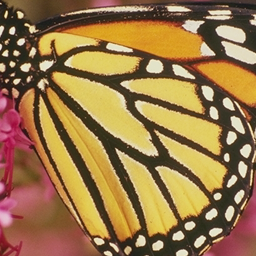
#> input picture DnCNN/KAIR/testsets/set5/butterfly.bmp, 256 x 256 px, given in place of taipei101.png, which was not available
$ python test_improved_adaptive.py   (older library calls are emulated)
#> lines starting #> are read from the running program, lines starting #| are printed output that depends on the picture; after the words box and inside, x2 and y2 are one past the last pixel; in counts of white or black regions, pixels touching at a corner belong together; pictures that were not available may be replaced by others from this repository, and a replacement may not be noted
#> in test_improved_adaptive, image is the input picture: shape (256, 256, 3); mean B, G, R 72.8, 119.2, 153
#| 📏 影像尺寸: (256, 256, 3)
#> in original_adaptive_filter, `high_var_mask = local_var > np.percentile(local_var, 70)`:
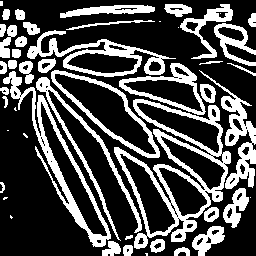
#> high_var_mask: shape (256, 256) bool; 30% white; 49 white regions (11 under 20 px), largest, box (x1, y1, x2, y2) and area: (114, 99, 231, 249) 4037, (3, 71, 111, 247) 2472, (27, 30, 176, 77) 1824
### filter/src/improved_adaptive_filter.py
#!/usr/bin/env python3
# -*- coding: utf-8 -*-
"""
改良版自適應濾波器
特別針對亮部表現問題進行優化
"""

import cv2
import numpy as np
import matplotlib.pyplot as plt
from skimage import restoration, metrics, filters
from skimage.restoration import denoise_tv_chambolle, denoise_nl_means
import os
import sys
import math

def calculate_psnr(original, processed):
    """計算PSNR指標"""
    if len(original.shape) == 3:
        original_gray = cv2.cvtColor(original, cv2.COLOR_BGR2GRAY)
        processed_gray = cv2.cvtColor(processed, cv2.COLOR_BGR2GRAY)
    else:
        original_gray = original
        processed_gray = processed

    mse = np.mean((original_gray.astype(np.float64) - processed_gray.astype(np.float64)) ** 2)
    if mse == 0:
        return float('inf')

    max_pixel = 255.0
    psnr = 20 * math.log10(max_pixel / math.sqrt(mse))
    return psnr

def calculate_cw_ssim(original, processed):
    """計算CW-SSIM指標"""
    if len(original.shape) == 3:
        original_gray = cv2.cvtColor(original, cv2.COLOR_BGR2GRAY)
        processed_gray = cv2.cvtColor(processed, cv2.COLOR_BGR2GRAY)
    else:
        original_gray = original
        processed_gray = processed

    ssim_score = metrics.structural_similarity(original_gray, processed_gray,
                                              data_range=processed_gray.max() - processed_gray.min())
    return ssim_score

def improved_adaptive_filter(image, preserve_brightness=True, detail_enhancement=True):
    """
    改良版自適應濾波器

    主要改進：
    1. 考慮亮度信息，避免過度平滑亮部
    2. 使用多層次判斷而非單一方差判斷
    3. 針對亮部區域使用保細節的濾波方法
    4. 可選的細節增強後處理
    """
#> called with preserve_brightness = True, detail_enhancement = True
    print("🔧 開始改良版自適應濾波處理...")

    # 轉換為灰階計算局部統計
    if len(image.shape) == 3:
        gray = cv2.cvtColor(image, cv2.COLOR_BGR2GRAY)
    else:
        gray = image

    # 計算局部統計
    kernel = np.ones((5, 5), np.float32) / 25
    local_mean = cv2.filter2D(gray.astype(np.float32), -1, kernel)
    local_sqr_mean = cv2.filter2D((gray.astype(np.float32))**2, -1, kernel)
    local_var = local_sqr_mean - local_mean**2

    # 計算梯度資訊
    grad_x = cv2.Sobel(gray, cv2.CV_64F, 1, 0, ksize=3)
    grad_y = cv2.Sobel(gray, cv2.CV_64F, 0, 1, ksize=3)
    gradient_magnitude = np.sqrt(grad_x**2 + grad_y**2)
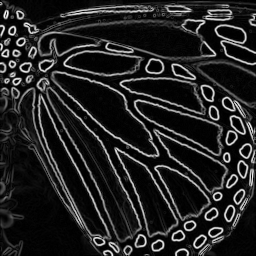
#> gradient_magnitude: shape (256, 256) float64; min 0, max 832.4, mean 116.3; drawn with min black and max white

    result = image.copy()

    # 分析影像特性
    high_var_threshold = np.percentile(local_var, 75)
#> high_var_threshold = 1691.3
    low_var_threshold = np.percentile(local_var, 25)
#> low_var_threshold = 8.79
    high_brightness_threshold = np.percentile(local_mean, 80)
#> high_brightness_threshold = 188.6
    high_gradient_threshold = np.percentile(gradient_magnitude, 80)
#> high_gradient_threshold = 198.9

    print(f"📊 影像分析：")
    print(f"   高方差閾值: {high_var_threshold:.2f}")
#|    高方差閾值: 1691.27
    print(f"   低方差閾值: {low_var_threshold:.2f}")
#|    低方差閾值: 8.79
    print(f"   高亮度閾值: {high_brightness_threshold:.2f}")
#|    高亮度閾值: 188.64
    print(f"   高梯度閾值: {high_gradient_threshold:.2f}")
#|    高梯度閾值: 198.86

    # 建立不同的區域遮罩
    edge_mask = (local_var > high_var_threshold) & (gradient_magnitude > high_gradient_threshold)
#> edge_mask: shape (256, 256) bool; 17.4% white in thin lines or dots
    bright_smooth_mask = (local_mean > high_brightness_threshold) & (local_var < low_var_threshold)
#> bright_smooth_mask: shape (256, 256) bool; 10.8% white; 41 white regions (26 under 20 px), largest, box (x1, y1, x2, y2) and area: (59, 76, 147, 147) 1670, (144, 106, 216, 150) 1011, (132, 81, 199, 109) 747
    dark_smooth_mask = (local_mean <= high_brightness_threshold) & (local_var < low_var_threshold)
#> dark_smooth_mask: shape (256, 256) bool; 14.2% white; 190 white regions (145 under 20 px), largest, box (x1, y1, x2, y2) and area: (6, 191, 89, 256) 3028, (213, 221, 256, 256) 802, (41, 0, 86, 17) 452
    medium_mask = ~(edge_mask | bright_smooth_mask | dark_smooth_mask)
#> medium_mask: shape (256, 256) bool; 57.6% white; 319 black regions (191 under 20 px), largest, box (x1, y1, x2, y2) and area: (6, 191, 89, 256) 3028, (59, 76, 147, 147) 1670, (19, 88, 110, 246) 1258

    print(f"🎯 區域分析：")
    print(f"   邊緣區域: {np.sum(edge_mask)/(edge_mask.shape[0]*edge_mask.shape[1])*100:.1f}%")
#|    邊緣區域: 17.4%
    print(f"   亮部平滑: {np.sum(bright_smooth_mask)/(bright_smooth_mask.shape[0]*bright_smooth_mask.shape[1])*100:.1f}%")
#|    亮部平滑: 10.8%
    print(f"   暗部平滑: {np.sum(dark_smooth_mask)/(dark_smooth_mask.shape[0]*dark_smooth_mask.shape[1])*100:.1f}%")
#|    暗部平滑: 14.2%
    print(f"   中間區域: {np.sum(medium_mask)/(medium_mask.shape[0]*medium_mask.shape[1])*100:.1f}%")
#|    中間區域: 57.6%

    # 1. 邊緣區域：使用輕微的雙邊濾波保持邊緣
    if np.sum(edge_mask) > 0:
        print("🔄 處理邊緣區域...")
        result[edge_mask] = cv2.bilateralFilter(image, 5, 30, 30)[edge_mask]
#> result: shape (256, 256, 3); 16.58% of pixels changed, all inside (x1, y1, x2, y2) = (0, 2, 256, 256)

    # 2. 亮部平滑區域：使用保細節的非局部均值濾波
    if np.sum(bright_smooth_mask) > 0:
        print("✨ 處理亮部平滑區域...")
        if preserve_brightness:
            # 使用較溫和的非局部均值濾波，保持亮部細節
            if len(image.shape) == 3:
                bright_filtered = cv2.fastNlMeansDenoisingColored(image, None, 5, 5, 7, 15)
            else:
                bright_filtered = cv2.fastNlMeansDenoising(image, None, 5, 7, 15)
            result[bright_smooth_mask] = bright_filtered[bright_smooth_mask]
#> result: shape (256, 256, 3); mean B, G, R 72.8, 119.2, 152.8
        else:
            # 使用輕微的高斯濾波
            result[bright_smooth_mask] = cv2.GaussianBlur(image, (3, 3), 0.8)[bright_smooth_mask]

    # 3. 暗部平滑區域：使用較強的去噪
    if np.sum(dark_smooth_mask) > 0:
        print("🌙 處理暗部平滑區域...")
        result[dark_smooth_mask] = cv2.GaussianBlur(image, (5, 5), 1.2)[dark_smooth_mask]
#> result: shape (256, 256, 3); mean B, G, R 72.8, 119.2, 152.8

    # 4. 中間區域：使用平衡的濾波
    if np.sum(medium_mask) > 0:
        print("⚖️ 處理中間區域...")
        result[medium_mask] = cv2.bilateralFilter(image, 7, 50, 50)[medium_mask]

    # 細節增強後處理
    if detail_enhancement:
        print("🎨 進行細節增強...")
        result = enhance_details(result, image)

    print("✅ 改良版自適應濾波完成！")
    return result

def enhance_details(filtered_image, original_image):
    """
    細節增強後處理
    恢復一些在濾波過程中丟失的細節
    """
    # 計算細節資訊
    if len(original_image.shape) == 3:
        original_gray = cv2.cvtColor(original_image, cv2.COLOR_BGR2GRAY)
        filtered_gray = cv2.cvtColor(filtered_image, cv2.COLOR_BGR2GRAY)
    else:
        original_gray = original_image
        filtered_gray = filtered_image

    # 使用高通濾波器提取細節
    kernel = np.array([[-1, -1, -1], [-1, 9, -1], [-1, -1, -1]])
    original_details = cv2.filter2D(original_gray.astype(np.float32), -1, kernel)
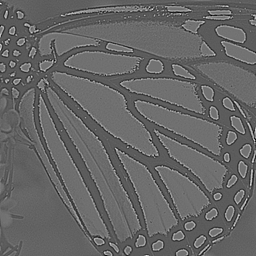
#> original_details: shape (256, 256) float32; min -630, max 1249, mean 124.1; drawn with min black and max white
    filtered_details = cv2.filter2D(filtered_gray.astype(np.float32), -1, kernel)

    # 計算細節增強權重
    detail_weight = 0.3
    enhanced_details = original_details * detail_weight + filtered_details * (1 - detail_weight)

    # 將細節加回濾波後的影像
    if len(filtered_image.shape) == 3:
        result = filtered_image.copy().astype(np.float32)
        for i in range(3):
            result[:, :, i] += enhanced_details * 0.1
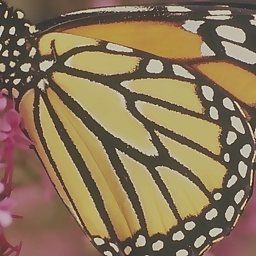
#> result: shape (256, 256, 3) float32; mean B, G, R 85, 131.6, 165.3; drawn with min black and max white
        return np.clip(result, 0, 255).astype(np.uint8)
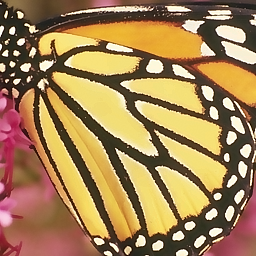
#> returned value: shape (256, 256, 3); mean of channels 0, 1, 2 84.6, 130.5, 163.5; drawn as B, G, R
    else:
        result = filtered_image.astype(np.float32) + enhanced_details * 0.1
        return np.clip(result, 0, 255).astype(np.uint8)

def brightness_aware_adaptive_filter(image, brightness_preservation=0.8):
    """
    考慮亮度的自適應濾波器
    特別針對亮部區域進行優化
    """
#> called with brightness_preservation = 0.8
    print("🌟 開始亮度感知自適應濾波...")

    # 轉換為LAB色彩空間進行亮度分析
    if len(image.shape) == 3:
        lab = cv2.cvtColor(image, cv2.COLOR_BGR2LAB)
#> lab: shape (256, 256, 3); mean of channels 0, 1, 2 131.7, 135.9, 157.6
        l_channel = lab[:, :, 0]
    else:
        l_channel = image

    # 計算亮度分佈
    brightness_hist = cv2.calcHist([l_channel], [0], None, [256], [0, 256])
#> brightness_hist = 256 values, max 1489 at index 209, min 0 at index 0, mean 256
    brightness_percentiles = np.percentile(l_channel, [20, 50, 80])
#> brightness_percentiles = [58, 123, 207]

    print(f"📊 亮度分析：")
    print(f"   20%亮度: {brightness_percentiles[0]:.1f}")
#|    20%亮度: 58.0
    print(f"   50%亮度: {brightness_percentiles[1]:.1f}")
#|    50%亮度: 123.0
    print(f"   80%亮度: {brightness_percentiles[2]:.1f}")
#|    80%亮度: 207.0

    # 建立亮度遮罩
    dark_mask = l_channel < brightness_percentiles[0]
#> dark_mask: shape (256, 256) bool; 20% white; 341 white regions (315 under 20 px), largest, box (x1, y1, x2, y2) and area: (0, 0, 248, 256) 9653, (227, 11, 256, 52) 421, (221, 135, 251, 175) 421
    medium_mask = (l_channel >= brightness_percentiles[0]) & (l_channel < brightness_percentiles[2])
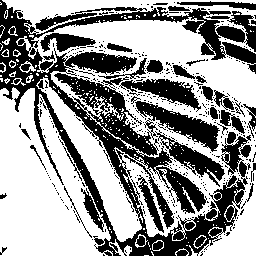
#> medium_mask: shape (256, 256) bool; 59% white; 426 black regions (393 under 20 px), largest, box (x1, y1, x2, y2) and area: (0, 0, 256, 256) 20116, (119, 79, 201, 112) 1079, (155, 130, 225, 187) 1032
    bright_mask = l_channel >= brightness_percentiles[2]
#> bright_mask: shape (256, 256) bool; 21% white; 183 white regions (122 under 20 px), largest, box (x1, y1, x2, y2) and area: (54, 73, 158, 156) 2160, (135, 101, 220, 152) 1472, (121, 79, 201, 112) 1071

    result = image.copy()

    # 暗部：使用較強的去噪
    if np.sum(dark_mask) > 0:
        print("🌑 處理暗部區域...")
        result[dark_mask] = cv2.bilateralFilter(image, 9, 80, 80)[dark_mask]
#> result: shape (256, 256, 3); 19.92% of pixels changed, all inside (x1, y1, x2, y2) = (0, 0, 256, 256)

    # 中間亮度：使用平衡的濾波
    if np.sum(medium_mask) > 0:
        print("🌗 處理中間亮度區域...")
        result[medium_mask] = cv2.bilateralFilter(image, 7, 60, 60)[medium_mask]

    # 亮部：使用保細節的濾波
    if np.sum(bright_mask) > 0:
        print("🌕 處理亮部區域...")
        # 使用非局部均值濾波保持亮部細節
        if len(image.shape) == 3:
            bright_filtered = cv2.fastNlMeansDenoisingColored(image, None, 6, 6, 7, 15)
        else:
            bright_filtered = cv2.fastNlMeansDenoising(image, None, 6, 7, 15)

        # 根據亮度保持係數混合原始和濾波後的影像
        result[bright_mask] = (brightness_preservation * image[bright_mask] +
                              (1 - brightness_preservation) * bright_filtered[bright_mask]).astype(np.uint8)
#> result: shape (256, 256, 3); mean B, G, R 72.8, 119.6, 153.3

    print("✅ 亮度感知自適應濾波完成！")
    return result

def edge_preserving_adaptive_filter(image, edge_threshold=50):
    """
    保邊緣的自適應濾波器
    使用更精確的邊緣檢測來保護細節
    """
#> called with edge_threshold = 50
    print("🔍 開始保邊緣自適應濾波...")

    # 轉換為灰階
    if len(image.shape) == 3:
        gray = cv2.cvtColor(image, cv2.COLOR_BGR2GRAY)
    else:
        gray = image

    # 使用Canny邊緣檢測
    edges = cv2.Canny(gray, edge_threshold, edge_threshold * 2)
#> edges: shape (256, 256); 14.1% white in thin lines or dots

    # 膨脹邊緣遮罩以保護邊緣附近區域
    kernel = np.ones((5, 5), np.uint8)
    edges_dilated = cv2.dilate(edges, kernel, iterations=1)
#> edges_dilated: shape (256, 256); 62.3% white; 175 black regions (119 under 20 px), largest, box (x1, y1, x2, y2) and area: (6, 146, 94, 256) 4506, (56, 75, 154, 153) 2122, (73, 24, 199, 56) 2035

    # 建立遮罩
    edge_mask = edges_dilated > 0
    smooth_mask = ~edge_mask

    print(f"🎯 邊緣分析：")
    print(f"   邊緣區域: {np.sum(edge_mask)/(edge_mask.shape[0]*edge_mask.shape[1])*100:.1f}%")
#|    邊緣區域: 62.3%
    print(f"   平滑區域: {np.sum(smooth_mask)/(smooth_mask.shape[0]*smooth_mask.shape[1])*100:.1f}%")
#|    平滑區域: 37.7%

    result = image.copy()

    # 邊緣區域：保持原始或使用非常輕微的濾波
    if np.sum(edge_mask) > 0:
        print("🏔️ 保護邊緣區域...")
        result[edge_mask] = (0.8 * image[edge_mask] +
                           0.2 * cv2.bilateralFilter(image, 3, 20, 20)[edge_mask]).astype(np.uint8)

    # 平滑區域：使用適度的濾波
    if np.sum(smooth_mask) > 0:
        print("🌊 處理平滑區域...")
        if len(image.shape) == 3:
            smooth_filtered = cv2.fastNlMeansDenoisingColored(image, None, 8, 8, 7, 21)
        else:
            smooth_filtered = cv2.fastNlMeansDenoising(image, None, 8, 7, 21)
        result[smooth_mask] = smooth_filtered[smooth_mask]

    print("✅ 保邊緣自適應濾波完成！")
    return result

# [95 lines left out: functions compare_adaptive_filters, original_adaptive_filter, main, not called in this run]

# [2 lines that do not run on import are left out]

### filter/src/test_improved_adaptive.py
#!/usr/bin/env python3
# -*- coding: utf-8 -*-
"""
測試改良版自適應濾波器
"""

import cv2
import numpy as np
import os
import sys
from improved_adaptive_filter import improved_adaptive_filter, brightness_aware_adaptive_filter, edge_preserving_adaptive_filter, calculate_psnr, calculate_cw_ssim

def test_improved_adaptive():
    """
    測試改良版自適應濾波器
    """
    # 使用現有的taipei101.png
    input_path = "taipei101.png"

    # 讀取影像
    image = cv2.imread(input_path)
    if image is None:
        print(f"❌ 無法讀取影像: {input_path}")
        return

    print(f"📸 開始測試改良版自適應濾波器")
    print(f"📏 影像尺寸: {image.shape}")

    # 創建輸出資料夾
    output_dir = "improved_adaptive_test_results"
    os.makedirs(output_dir, exist_ok=True)

    # 保存原始影像
    cv2.imwrite(os.path.join(output_dir, '00_original.png'), image)

    # 1. 原始自適應濾波器
    print("\n🔄 測試原始自適應濾波器...")
    original_result = original_adaptive_filter(image)
    cv2.imwrite(os.path.join(output_dir, '01_original_adaptive.png'), original_result)

    # 2. 改良版自適應濾波器
    print("\n🔄 測試改良版自適應濾波器...")
    improved_result = improved_adaptive_filter(image)
    cv2.imwrite(os.path.join(output_dir, '02_improved_adaptive.png'), improved_result)

    # 3. 亮度感知自適應濾波器
    print("\n🔄 測試亮度感知自適應濾波器...")
    brightness_result = brightness_aware_adaptive_filter(image)
    cv2.imwrite(os.path.join(output_dir, '03_brightness_aware_adaptive.png'), brightness_result)

    # 4. 保邊緣自適應濾波器
    print("\n🔄 測試保邊緣自適應濾波器...")
    edge_result = edge_preserving_adaptive_filter(image)
    cv2.imwrite(os.path.join(output_dir, '04_edge_preserving_adaptive.png'), edge_result)

    # 品質評估
    print("\n📊 品質評估結果：")
    print("=" * 50)

    results = {
        '原始自適應': original_result,
        '改良自適應': improved_result,
        '亮度感知': brightness_result,
        '保邊緣': edge_result
    }

    for name, result in results.items():
        psnr = calculate_psnr(image, result)
        ssim = calculate_cw_ssim(image, result)
        print(f"{name:>8}: PSNR={psnr:6.2f}dB, SSIM={ssim:.4f}")
#> this loop made 4 passes
#> (name, mse in calculate_psnr, psnr, ssim_score in calculate_cw_ssim, ssim) on passes 1 to 4: ('原始自適應', 11.21, 37.63, 0.983, 0.983), ('改良自適應', 314.8, 23.15, 0.942, 0.942), ('亮度感知', 25.57, 34.05, 0.959, 0.959), ('保邊緣', 3.48, 42.72, 0.973, 0.973)
#> (printed output is left out)

    print("\n🎉 測試完成！")
    print(f"📁 結果保存在: {output_dir}")

    # 分析亮部表現
    analyze_brightness_performance(image, results, output_dir)

def original_adaptive_filter(image, max_filter_size=5):
    """
    原始自適應濾波器（來自practical_denoising.py）
    """
    # 計算局部方差
    if len(image.shape) == 3:
        gray = cv2.cvtColor(image, cv2.COLOR_BGR2GRAY)
    else:
        gray = image

    kernel = np.ones((5, 5), np.float32) / 25
    local_mean = cv2.filter2D(gray.astype(np.float32), -1, kernel)
    local_sqr_mean = cv2.filter2D((gray.astype(np.float32))**2, -1, kernel)
    local_var = local_sqr_mean - local_mean**2

    # 基於局部方差選擇濾波器
    result = image.copy()

    # 高方差區域（邊緣）：使用較弱的濾波
    high_var_mask = local_var > np.percentile(local_var, 70)
    result[high_var_mask] = cv2.bilateralFilter(image, 5, 50, 50)[high_var_mask]

    # 低方差區域（平滑區域）：使用較強的濾波
    low_var_mask = local_var < np.percentile(local_var, 30)
    result[low_var_mask] = cv2.GaussianBlur(image, (5, 5), 1.5)[low_var_mask]

    return result

def analyze_brightness_performance(original, results, output_dir):
    """
    分析亮部表現
    """
#> called with output_dir = 'improved_adaptive_test_results'
    print("\n🔍 分析亮部表現...")

    # 轉換為灰階
    if len(original.shape) == 3:
        original_gray = cv2.cvtColor(original, cv2.COLOR_BGR2GRAY)
    else:
        original_gray = original

    # 找出亮部區域
    bright_threshold = np.percentile(original_gray, 80)
#> bright_threshold = 197
    bright_mask = original_gray > bright_threshold
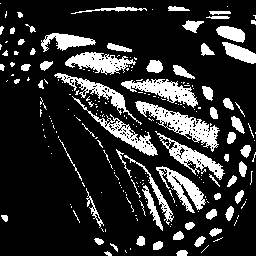
#> bright_mask: shape (256, 256) bool; 18.4% white; 222 white regions (157 under 20 px), largest, box (x1, y1, x2, y2) and area: (135, 101, 220, 152) 1269, (121, 79, 198, 108) 919, (65, 52, 136, 75) 845

    print(f"📊 亮部區域佔比: {np.sum(bright_mask)/(bright_mask.shape[0]*bright_mask.shape[1])*100:.1f}%")
#| 📊 亮部區域佔比: 18.4%
    print(f"📊 亮部閾值: {bright_threshold:.1f}")
#| 📊 亮部閾值: 197.0

    # 計算亮部區域的品質指標
    print("\n🌟 亮部區域品質評估：")
    print("=" * 40)

    for name, result in results.items():
        if len(result.shape) == 3:
            result_gray = cv2.cvtColor(result, cv2.COLOR_BGR2GRAY)
        else:
            result_gray = result

        # 只計算亮部區域的MSE
        bright_original = original_gray[bright_mask]
        bright_result = result_gray[bright_mask]

        mse = np.mean((bright_original.astype(np.float64) - bright_result.astype(np.float64)) ** 2)

        # 計算亮部區域的標準差（細節保持度）
        original_std = np.std(bright_original)
        result_std = np.std(bright_result)
        detail_preservation = result_std / original_std if original_std > 0 else 0

        print(f"{name:>8}: MSE={mse:6.2f}, 細節保持={detail_preservation:.3f}")
#> this loop made 4 passes
#> (name, mse, result_std, detail_preservation) on passes 1 to 4: ('原始自適應', 13.22, 10.67, 0.946), ('改良自適應', 531.6, 14.32, 1.27), ('亮度感知', 1.77, 11.39, 1.01), ('保邊緣', 2.77, 11.48, 1.02)
#> (printed output is left out)

    # 創建亮部遮罩可視化
    bright_mask_vis = np.zeros_like(original_gray)
    bright_mask_vis[bright_mask] = 255
    cv2.imwrite(os.path.join(output_dir, '05_bright_mask.png'), bright_mask_vis)

    print(f"\n💾 亮部遮罩已保存: {os.path.join(output_dir, '05_bright_mask.png')}")

if __name__ == "__main__":
    test_improved_adaptive()

$ run again, on DnCNN/KAIR/testsets/set5/head.bmp
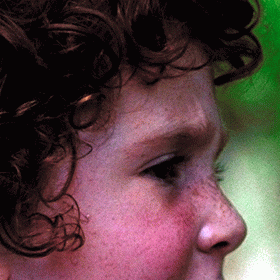
#> input picture DnCNN/KAIR/testsets/set5/head.bmp, 280 x 280 px, given in place of taipei101.png, which was not available
#> in test_improved_adaptive, image is the input picture: shape (280, 280, 3); mean B, G, R 65.7, 64.9, 88.5
#| 📏 影像尺寸: (280, 280, 3)
#> in original_adaptive_filter, `high_var_mask = local_var > np.percentile(local_var, 70)`:
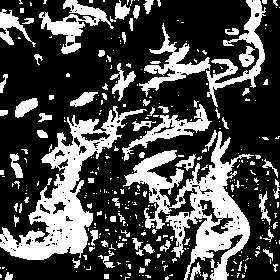
#> high_var_mask: shape (280, 280) bool; 30% white; 342 white regions (264 under 20 px), largest, box (x1, y1, x2, y2) and area: (123, 131, 254, 280) 6287, (0, 106, 147, 260) 5959, (206, 0, 266, 107) 1520
#> low_var_mask: shape (280, 280) bool; 30% white; 552 white regions (479 under 20 px), largest, box (x1, y1, x2, y2) and area: (0, 20, 122, 213) 8542, (217, 9, 280, 138) 3029, (161, 0, 251, 49) 2676
#> high_var_threshold = 93.15
#> low_var_threshold = 28.66
#> high_brightness_threshold = 130.8
#> high_gradient_threshold = 64.14
#|    高方差閾值: 93.15
#|    低方差閾值: 28.66
#|    高亮度閾值: 130.76
#|    高梯度閾值: 64.14
#> bright_smooth_mask: shape (280, 280) bool; 1.2% white; 124 white regions (121 under 20 px), largest, box (x1, y1, x2, y2) and area: (246, 259, 276, 280) 398, (239, 194, 254, 209) 72, (249, 220, 257, 227) 30
#> dark_smooth_mask: shape (280, 280) bool; 23.8% white; 340 white regions (295 under 20 px), largest, box (x1, y1, x2, y2) and area: (0, 20, 120, 187) 7881, (161, 0, 251, 49) 2622, (217, 10, 280, 136) 2525
#|    邊緣區域: 15.2%
#|    亮部平滑: 1.2%
#|    暗部平滑: 23.8%
#|    中間區域: 59.8%
#> lab: shape (280, 280, 3); mean of channels 0, 1, 2 75.4, 138.3, 132.1
#> brightness_hist = 256 values, max 17454 at index 2, min 0 at index 0, mean 306.2
#> brightness_percentiles = [2, 70, 137]
#|    20%亮度: 2.0
#|    50%亮度: 70.0
#|    80%亮度: 137.0
#> dark_mask: shape (280, 280) bool; every value is 0
#> edges: shape (280, 280); 18.8% white in thin lines or dots
#> edges_dilated: shape (280, 280); 70.8% white; 187 black regions (131 under 20 px), largest, box (x1, y1, x2, y2) and area: (0, 21, 118, 186) 6985, (216, 3, 280, 170) 4113, (161, 0, 251, 65) 3062
#|    邊緣區域: 70.8%
#|    平滑區域: 29.2%
#> the loop in test_improved_adaptive, `for name, result in results.items():` made 4 passes
#> (name, mse in calculate_psnr, psnr, ssim_score in calculate_cw_ssim, ssim) on passes 1 to 4: ('原始自適應', 10.03, 38.12, 0.953, 0.953), ('改良自適應', 90.14, 28.58, 0.943, 0.943), ('亮度感知', 20.8, 34.95, 0.886, 0.886), ('保邊緣', 4.86, 41.27, 0.963, 0.963)
#> (printed output is left out)
#> bright_threshold = 130
#> in analyze_brightness_performance, `bright_mask = original_gray > bright_threshold`:
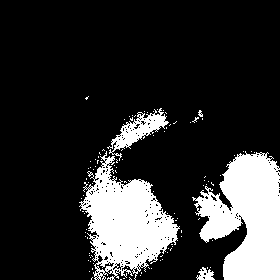
#> bright_mask: shape (280, 280) bool; 19.5% white; 102 white regions (97 under 20 px), largest, box (x1, y1, x2, y2) and area: (192, 151, 280, 280) 7364, (79, 151, 180, 280) 6625, (107, 108, 169, 161) 981, (196, 267, 215, 280) 142, (198, 110, 203, 117) 21
#| 📊 亮部區域佔比: 19.5%
#| 📊 亮部閾值: 130.0
#> the loop in analyze_brightness_performance, `for name, result in results.items():` made 4 passes
#> (name, mse, result_std, detail_preservation) on passes 1 to 4: ('原始自適應', 9.2, 32.86, 1), ('改良自適應', 258.5, 33.79, 1.03), ('亮度感知', 2.52, 32.63, 0.995), ('保邊緣', 5.92, 32.62, 0.995)
#> (printed output is left out)
